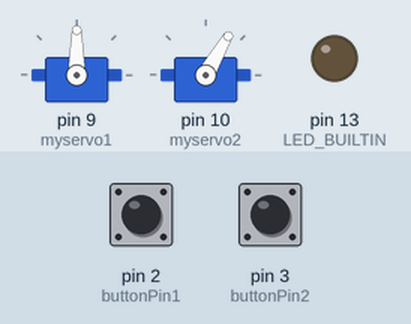
This sketch was run on a simulated Arduino Uno, built with avr-gcc and run on an emulated ATmega328P. Shown: 2 × servo, output pins drawn as LEDs (lit = HIGH). Inputs (shaded band) come from the test bench; at power-on: pin 2 (buttonPin1) LOW, pin 3 (buttonPin2) LOW.

Above: at 1.2 s.
1.3 s: pin 2 (buttonPin1) pulled HIGH for 0.15 s
At 1.37 s:
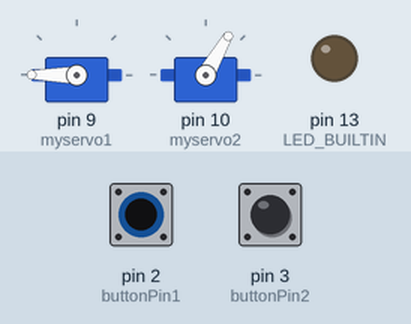
2.9 s: pin 3 (buttonPin2) pulled HIGH for 0.15 s
At 2.97 s:
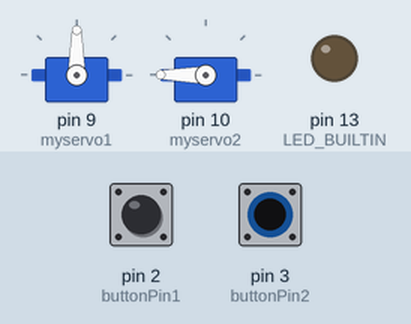
4.5 s: pin 3 (buttonPin2) pulled HIGH for 3.2 s
At 8.9 s:
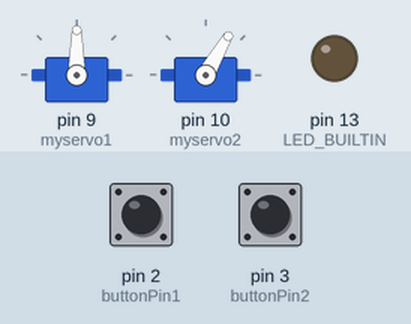
9.2 s: pin 2 (buttonPin1) pulled HIGH for 3.2 s
At 10.1 s:
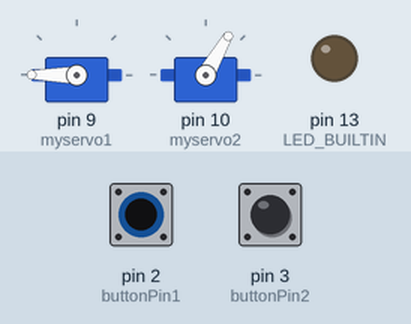
13.9 s: pin 2 (buttonPin1) driven HIGH and pin 3 (buttonPin2) driven HIGH
At 14.9 s:
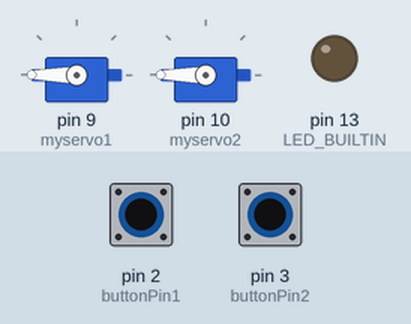
Timing chart, 0 to 16.4 s (numbered marks = the images above; inputs shaded):
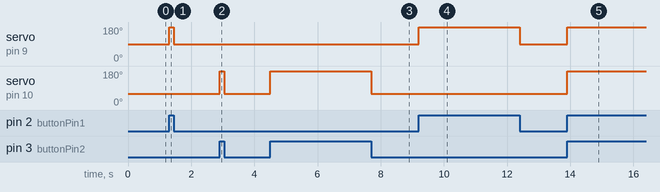

The sketch:

Motor_con_boton.ino
```cpp
#include <Servo.h>


Servo myservo1;  // create servo object to control a servo
Servo myservo2;  // create servo object to control a servo

// constants won't change. They're used here to set pin numbers:
const int buttonPin1 = 2;     // the number of the pushbutton pin
const int buttonPin2 = 3;     // the number of the pushbutton pin

int buttonState1 = 0;         // variable for reading the pushbutton status
int buttonState2 = 0;         // variable for reading the pushbutton status

void setup() {
  pinMode(buttonPin1, INPUT);
  pinMode(buttonPin2, INPUT);
  myservo1.attach(9);  // attaches the servo on pin 9 to the servo object
  myservo2.attach(10);  // attaches the servo on pin 9 to the servo object
  pinMode(LED_BUILTIN, OUTPUT);
}

void loop() {

  buttonState1 = digitalRead(buttonPin1);
  buttonState2 = digitalRead(buttonPin2);

  if (buttonState1 == HIGH) {
    myservo1.write(180);
  } else {
    myservo1.write(90);
  }


  if (buttonState2 == HIGH) {
    myservo2.write(180);
  } else {
    myservo2.write(60);
  }

/*
  if (buttonState1 == HIGH) {
    for(int i=0; i<270; i++){
      myservo1.write(i);
     Serial. print(i);
      delay(20);
    }
      myservo1.write(60);
      delay(20);
//    myservo1.write(180);
  }
  if (buttonState2 == HIGH) {
    for(int i=0; i<270; i++){
      myservo2.write(i);
      Serial.print(i);
      delay(20);
    }
      myservo2.write(180);
      delay(20);
//    myservo2.write(180);

  }
*/
}
```

Measured:
- after the input at 1.3 s, servo on pin 9 (myservo1): 90° → 180° at once, → 90° 0.15 s later
- after the input at 2.9 s, servo on pin 10 (myservo2): 60° → 180° at once, → 60° 0.15 s later
- after the input at 4.5 s, servo on pin 10 (myservo2): 60° → 180° at once, → 60° 3.2 s later
- after the input at 9.2 s, servo on pin 9 (myservo1): 90° → 180° at once, → 90° 3.2 s later
- after the input at 13.9 s, servo on pin 9 (myservo1): 90° → 180° at once; servo on pin 10 (myservo2): 60° → 180° at once
